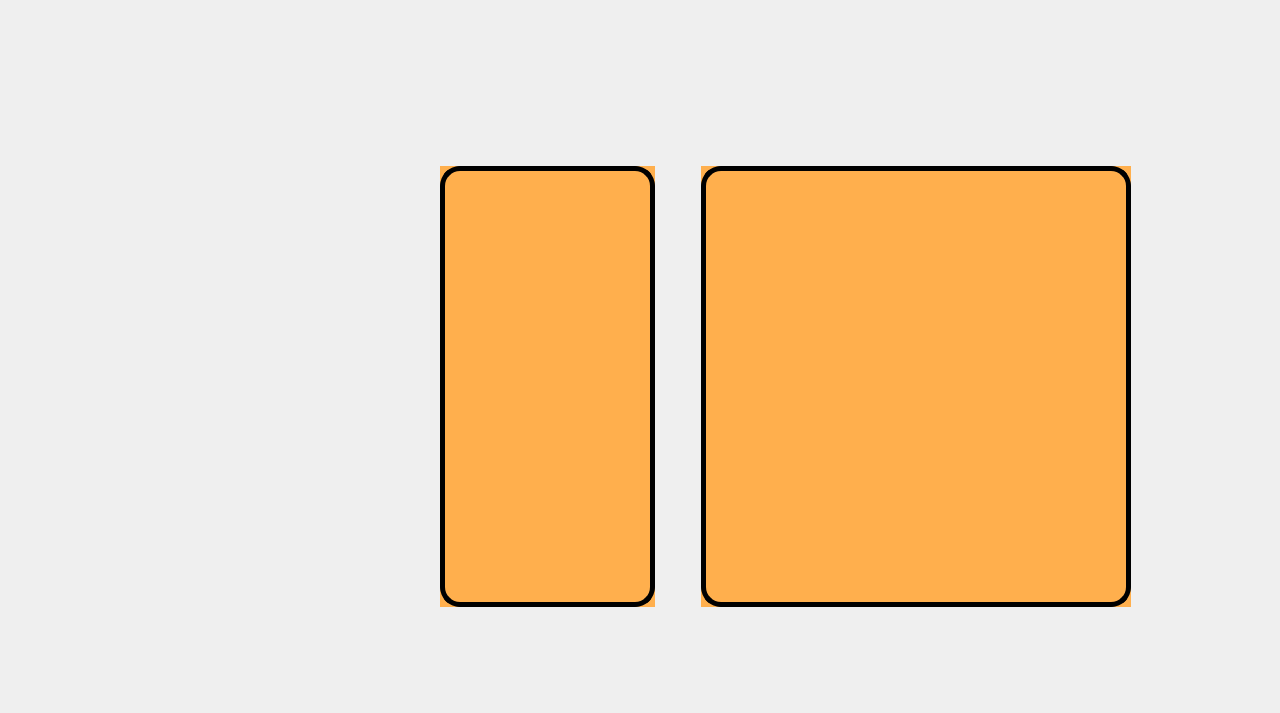
<?xml version="1.0" encoding="UTF-8"?>
<ui version="4.0">
 <class>UserListWidget</class>
 <widget class="QWidget" name="UserListWidget">
  <property name="geometry">
   <rect>
    <x>0</x>
    <y>0</y>
    <width>1280</width>
    <height>713</height>
   </rect>
  </property>
  <property name="windowTitle">
   <string>Form</string>
  </property>
  <property name="windowIcon">
   <iconset resource="../../images.qrc">
    <normaloff>:/ball</normaloff>:/ball</iconset>
  </property>
  <widget class="QPushButton" name="returnButton">
   <property name="geometry">
    <rect>
     <x>20</x>
     <y>10</y>
     <width>89</width>
     <height>81</height>
    </rect>
   </property>
   <property name="focusPolicy">
    <enum>Qt::NoFocus</enum>
   </property>
   <property name="styleSheet">
    <string notr="true">border-image: url(:/images/返回 (1).png);</string>
   </property>
   <property name="text">
    <string/>
   </property>
   <property name="flat">
    <bool>true</bool>
   </property>
  </widget>
  <widget class="QWidget" name="horizontalLayoutWidget">
   <property name="geometry">
    <rect>
     <x>440</x>
     <y>166</y>
     <width>691</width>
     <height>441</height>
    </rect>
   </property>
   <layout class="QHBoxLayout" name="horizontalLayout" stretch="2,1,4">
    <property name="sizeConstraint">
     <enum>QLayout::SetNoConstraint</enum>
    </property>
    <item>
     <widget class="QScrollArea" name="scrollArea">
      <property name="styleSheet">
       <string notr="true">
border:0px;
background-color: rgb(255, 175, 77);
</string>
      </property>
      <property name="frameShadow">
       <enum>QFrame::Sunken</enum>
      </property>
      <property name="lineWidth">
       <number>2</number>
      </property>
      <property name="midLineWidth">
       <number>0</number>
      </property>
      <property name="widgetResizable">
       <bool>true</bool>
      </property>
      <widget class="QWidget" name="userListWidget">
       <property name="geometry">
        <rect>
         <x>0</x>
         <y>0</y>
         <width>212</width>
         <height>439</height>
        </rect>
       </property>
       <property name="contextMenuPolicy">
        <enum>Qt::NoContextMenu</enum>
       </property>
       <property name="styleSheet">
        <string notr="true">#userListWidget{
background-color: rgb(255, 175, 77);
border: 5px solid rgb(0,0,0);
border-radius : 20px;
}</string>
       </property>
      </widget>
     </widget>
    </item>
    <item>
     <spacer name="horizontalSpacer">
      <property name="orientation">
       <enum>Qt::Horizontal</enum>
      </property>
      <property name="sizeType">
       <enum>QSizePolicy::Fixed</enum>
      </property>
      <property name="sizeHint" stdset="0">
       <size>
        <width>40</width>
        <height>20</height>
       </size>
      </property>
     </spacer>
    </item>
    <item>
     <widget class="QScrollArea" name="scrollArea_2">
      <property name="styleSheet">
       <string notr="true">
border:0px;
background-color: rgb(255, 175, 77);
</string>
      </property>
      <property name="widgetResizable">
       <bool>true</bool>
      </property>
      <widget class="QWidget" name="bagWidget">
       <property name="geometry">
        <rect>
         <x>0</x>
         <y>0</y>
         <width>423</width>
         <height>439</height>
        </rect>
       </property>
       <property name="styleSheet">
        <string notr="true">#bagWidget{
background-color: rgb(255, 175, 77);
border: 5px solid rgb(0,0,0);
border-radius : 20px;
}</string>
       </property>
      </widget>
     </widget>
    </item>
   </layout>
  </widget>
 </widget>
 <resources>
  <include location="../../images.qrc"/>
 </resources>
 <connections/>
</ui>
